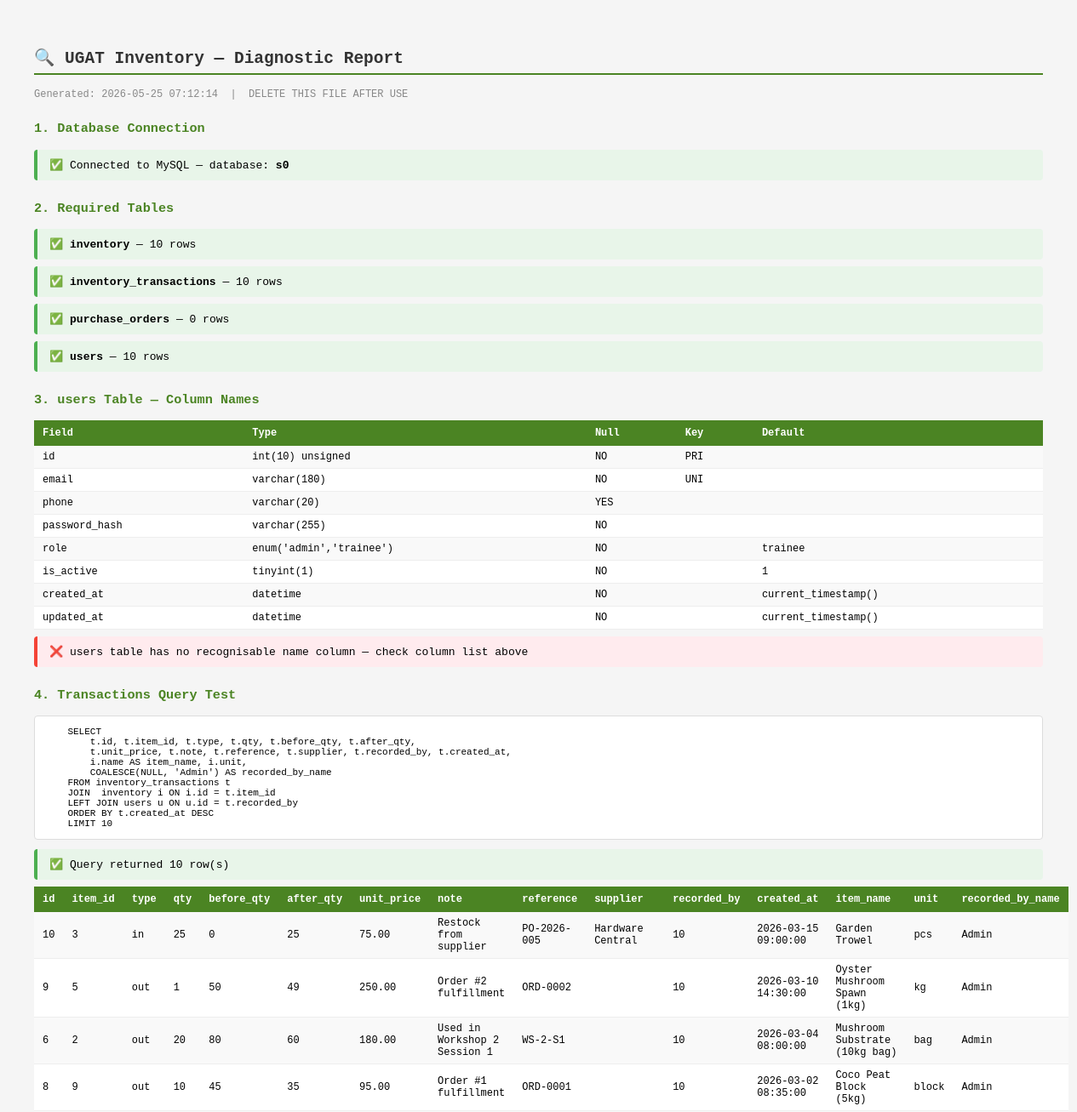
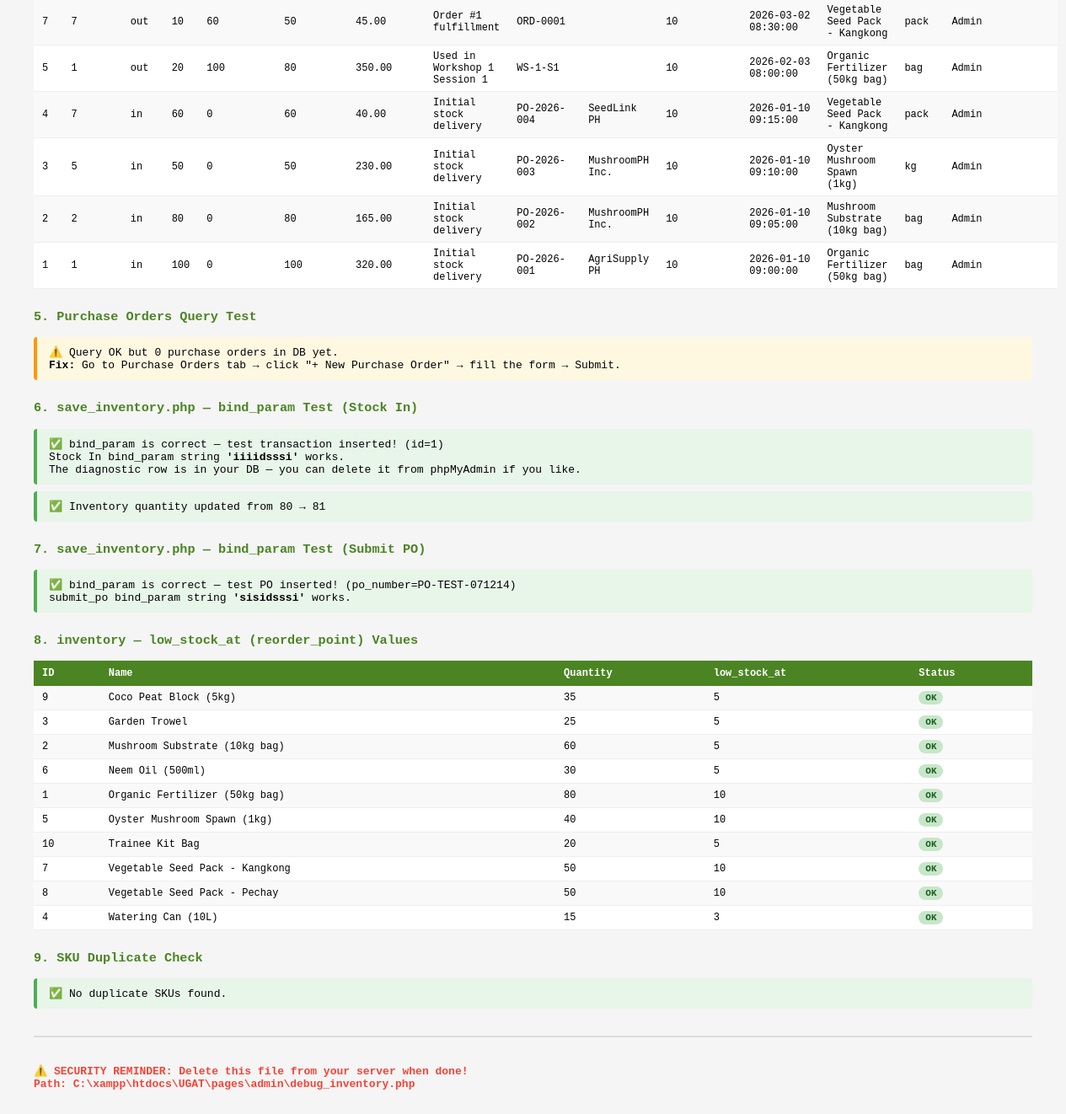
/pages/admin/debug_inventory.php, run on the app's committed database (2 pictures, top to bottom).
### tables this page shows
CREATE TABLE `inventory_transactions` (
  `id` int(10) UNSIGNED NOT NULL,
  `item_id` int(10) UNSIGNED NOT NULL,
  `type` enum('in','out','po','adj') NOT NULL DEFAULT 'in',
  `qty` int(11) NOT NULL DEFAULT 0,
  `before_qty` int(11) NOT NULL DEFAULT 0,
  `after_qty` int(11) NOT NULL DEFAULT 0,
  `unit_price` decimal(10,2) NOT NULL DEFAULT 0.00,
  `note` varchar(255) DEFAULT NULL,
  `reference` varchar(100) DEFAULT NULL,
  `supplier` varchar(120) DEFAULT NULL,
  `recorded_by` int(10) UNSIGNED DEFAULT NULL,
  `created_at` datetime NOT NULL DEFAULT current_timestamp()
);

CREATE TABLE `inventory` (
  `id` int(10) UNSIGNED NOT NULL,
  `name` varchar(150) NOT NULL,
  `sku` varchar(50) DEFAULT NULL,
  `description` varchar(255) DEFAULT NULL,
  `image` varchar(255) DEFAULT NULL,
  `category` varchar(80) DEFAULT NULL,
  `quantity` int(11) NOT NULL DEFAULT 0,
  `max_stock` int(11) NOT NULL DEFAULT 50,
  `supplier` varchar(120) DEFAULT NULL,
  `unit` varchar(30) DEFAULT 'pcs',
  `unit_price` decimal(10,2) NOT NULL DEFAULT 0.00,
  `low_stock_at` int(11) NOT NULL DEFAULT 5,
  `created_at` datetime NOT NULL DEFAULT current_timestamp(),
  `updated_at` datetime NOT NULL DEFAULT current_timestamp() ON UPDATE current_timestamp(),
  `weight_kg` decimal(6,3) NOT NULL DEFAULT 0.000
);

### pages/admin/debug_inventory.php (the view, shortened to what this page needs)
<?php
require_once '../../config/db.php';
?>
<!DOCTYPE html>
<html>
<head>
</head>
<body>
<h2>🔍 UGAT Inventory — Diagnostic Report</h2>
<p style="color:#888;font-size:12px">Generated: <?= date('Y-m-d H:i:s') ?> &nbsp;|&nbsp; DELETE THIS FILE AFTER USE</p>
<?php
echo '<h3>1. Database Connection</h3>';
if ($conn && !$conn->connect_error) {
    echo '<div class="ok">✅ Connected to MySQL — database: <strong>' . $conn->query("SELECT DATABASE()")->fetch_row()[0] . '</strong></div>';
} else {
    echo '<div class="err">❌ Connection failed: ' . $conn->connect_error . '</div>';
    exit;
}
echo '<h3>2. Required Tables</h3>';
$required = ['inventory', 'inventory_transactions', 'purchase_orders', 'users'];
foreach ($required as $tbl) {
    $r = $conn->query("SHOW TABLES LIKE '$tbl'");
    if ($r->num_rows > 0) {
        $count = $conn->query("SELECT COUNT(*) AS n FROM `$tbl`")->fetch_assoc()['n'];
        echo "<div class='ok'>✅ <strong>$tbl</strong> — $count rows</div>";
    } else {
        echo "<div class='err'>❌ <strong>$tbl</strong> — TABLE DOES NOT EXIST</div>";
    }
}
echo '<h3>3. users Table — Column Names</h3>';
$cols = $conn->query("SHOW COLUMNS FROM users");
if ($cols) {
    echo '<table><tr><th>Field</th><th>Type</th><th>Null</th><th>Key</th><th>Default</th></tr>';
    $user_cols = [];
    while ($c = $cols->fetch_assoc()) {
        $user_cols[] = $c['Field'];
        echo "<tr><td>{$c['Field']}</td><td>{$c['Type']}</td><td>{$c['Null']}</td><td>{$c['Key']}</td><td>{$c['Default']}</td></tr>";
    }
    echo '</table>';
    $has_first = in_array('first_name', $user_cols);
    $has_last  = in_array('last_name',  $user_cols);
    $has_name  = in_array('name',       $user_cols);
    $has_uname = in_array('username',   $user_cols);
    if ($has_first && $has_last) {
        echo '<div class="ok">✅ users has first_name + last_name — JOIN will work correctly</div>';
        $name_expr = "CONCAT(u.first_name, ' ', u.last_name)";
    } elseif ($has_name) {
        echo '<div class="warn">⚠️ users has <strong>name</strong> (not first_name/last_name) — need to update get_inventory.php JOIN</div>';
        $name_expr = "u.name";
    } elseif ($has_uname) {
        echo '<div class="warn">⚠️ users has <strong>username</strong> (not first_name/last_name) — need to update get_inventory.php JOIN</div>';
        $name_expr = "u.username";
    } else {
        echo '<div class="err">❌ users table has no recognisable name column — check column list above</div>';
        $name_expr = "NULL";
    }
} else {
    echo '<div class="err">❌ Could not read users table columns: ' . $conn->error . '</div>';
    $name_expr = "NULL";
}
echo '<h3>4. Transactions Query Test</h3>';
$tx_sql = "
    SELECT
        t.id, t.item_id, t.type, t.qty, t.before_qty, t.after_qty,
        t.unit_price, t.note, t.reference, t.supplier, t.recorded_by, t.created_at,
        i.name AS item_name, i.unit,
        COALESCE($name_expr, 'Admin') AS recorded_by_name
    FROM inventory_transactions t
    JOIN  inventory i ON i.id = t.item_id
    LEFT JOIN users u ON u.id = t.recorded_by
    ORDER BY t.created_at DESC
    LIMIT 10";
echo '<pre style="font-size:11px">' . htmlspecialchars($tx_sql) . '</pre>';
$r = $conn->query($tx_sql);
if (!$r) {
    echo '<div class="err">❌ Query FAILED: <strong>' . $conn->error . '</strong></div>';
} else {
    $rows = [];
    while ($row = $r->fetch_assoc()) $rows[] = $row;
    if (count($rows) === 0) {
        echo '<div class="warn">⚠️ Query OK but returned 0 rows — inventory_transactions table is empty.<br>
        This is expected if you haven\'t done a Stock In or Stock Out yet.<br>
        <strong>Fix:</strong> Go to Products tab → click ↑ In on any item → that will create the first transaction.</div>';
    } else {
        echo '<div class="ok">✅ Query returned ' . count($rows) . ' row(s)</div>';
        echo '<table><tr>';
        foreach (array_keys($rows[0]) as $col) echo "<th>$col</th>";
        echo '</tr>';
        foreach ($rows as $row) {
            echo '<tr>';
            foreach ($row as $v) echo '<td>' . htmlspecialchars((string)$v) . '</td>';
            echo '</tr>';
        }
        echo '</table>';
    }
}
echo '<h3>5. Purchase Orders Query Test</h3>';
$po_sql = "
    SELECT po.id, po.po_number, po.item_id, po.supplier, po.qty_ordered,
           COALESCE(po.qty_received, 0) AS qty_received,
           po.unit_price, po.expected_date, po.priority, po.status, po.created_at,
           i.name AS item_name, i.unit
    FROM purchase_orders po
    JOIN inventory i ON i.id = po.item_id
    ORDER BY po.created_at DESC
    LIMIT 10";
$r = $conn->query($po_sql);
if (!$r) {
    echo '<div class="err">❌ PO Query FAILED: <strong>' . $conn->error . '</strong></div>';
} else {
    $rows = [];
    if (count($rows) === 0) {
        echo '<div class="warn">⚠️ Query OK but 0 purchase orders in DB yet.<br>
        <strong>Fix:</strong> Go to Purchase Orders tab → click "+ New Purchase Order" → fill the form → Submit.</div>';
    }
}
echo '<h3>6. save_inventory.php — bind_param Test (Stock In)</h3>';
$first_item = $conn->query("SELECT id, quantity, unit_price FROM inventory LIMIT 1")->fetch_assoc();
if (!$first_item) {
    echo '<div class="err">❌ No items in inventory table to test with.</div>';
} else {
    $item_id   = (int)$first_item['id'];
    $qty       = 1;
    $before    = (int)$first_item['quantity'];
    $after     = $before + $qty;
    $use_price = (float)$first_item['unit_price'];
    $note      = 'DIAGNOSTIC TEST — safe to delete';
    $ref       = 'debug_inventory.php';
    $supplier  = '';
    $user_id   = (int)($_SESSION['user_id'] ?? 1);
    $log = $conn->prepare(
        'INSERT INTO inventory_transactions
            (item_id, type, qty, before_qty, after_qty, unit_price, note, reference, supplier, recorded_by)
         VALUES (?, "in", ?, ?, ?, ?, ?, ?, ?, ?)'
    );
    if (!$log) {
        echo '<div class="err">❌ prepare() failed: ' . $conn->error . '</div>';
    } else {
        $log->bind_param('iiiidsssi', $item_id, $qty, $before, $after, $use_price, $note, $ref, $supplier, $user_id);
        if ($log->execute()) {
            $new_id = $conn->insert_id;
            echo '<div class="ok">✅ bind_param is correct — test transaction inserted! (id=' . $new_id . ')<br>
            Stock In bind_param string <strong>\'iiiidsssi\'</strong> works.<br>
            The diagnostic row is in your DB — you can delete it from phpMyAdmin if you like.</div>';
            echo '<div class="ok">✅ Inventory quantity updated from ' . $before . ' → ' . $after . '</div>';
        } else {
            echo '<div class="err">❌ execute() failed: ' . $log->error . '</div>';
        }
    }
}
echo '<h3>7. save_inventory.php — bind_param Test (Submit PO)</h3>';
$first_item2 = $conn->query("SELECT id FROM inventory LIMIT 1")->fetch_assoc();
if ($first_item2) {
    $po_no    = 'PO-TEST-' . date('His');
    $item_id  = (int)$first_item2['id'];
    $supplier = 'DEBUG Supplier';
    $qty      = 5;
    $price    = 99.99;
    $date     = date('Y-m-d', strtotime('+7 days'));
    $priority = 'normal';
    $note     = 'DIAGNOSTIC TEST — safe to delete';
    $user_id  = (int)($_SESSION['user_id'] ?? 1);
    $stmt = $conn->prepare(
        'INSERT INTO purchase_orders
            (po_number, item_id, supplier, qty_ordered, unit_price, expected_date, priority, note, raised_by)
         VALUES (?, ?, ?, ?, ?, ?, ?, ?, ?)'
    );
    if (!$stmt) {
        echo '<div class="err">❌ prepare() failed: ' . $conn->error . '</div>';
    } else {
        $stmt->bind_param('sisidsssi', $po_no, $item_id, $supplier, $qty, $price, $date, $priority, $note, $user_id);
        if ($stmt->execute()) {
            echo '<div class="ok">✅ bind_param is correct — test PO inserted! (po_number=' . $po_no . ')<br>
            submit_po bind_param string <strong>\'sisidsssi\'</strong> works.</div>';
        } else {
            echo '<div class="err">❌ execute() failed: ' . $stmt->error . '</div>';
        }
    }
}
echo '<h3>8. inventory — low_stock_at (reorder_point) Values</h3>';
$r = $conn->query("SELECT id, name, quantity, low_stock_at FROM inventory ORDER BY name");
echo '<table><tr><th>ID</th><th>Name</th><th>Quantity</th><th>low_stock_at</th><th>Status</th></tr>';
while ($row = $r->fetch_assoc()) {
    $rp  = $row['low_stock_at'];
    $qty = $row['quantity'];
    if ($rp === null || $rp === '') {
        $status = '<span class="badge badge-err">NULL — set a value!</span>';
    } elseif ($qty == 0) {
        $status = '<span class="badge badge-err">Out of stock</span>';
    } elseif ($qty <= $rp) {
        $status = '<span class="badge" style="background:#fff3cd;color:#856404">Low stock</span>';
    } else {
        $status = '<span class="badge badge-ok">OK</span>';
    }
    echo "<tr><td>{$row['id']}</td><td>{$row['name']}</td><td>{$qty}</td><td>" . ($rp ?? '<em>NULL</em>') . "</td><td>$status</td></tr>";
}
echo '</table>';
echo '<h3>9. SKU Duplicate Check</h3>';
$r = $conn->query("SELECT sku, COUNT(*) AS cnt, GROUP_CONCAT(name SEPARATOR ' | ') AS items FROM inventory GROUP BY sku HAVING cnt > 1");
if ($r->num_rows === 0) {
    echo '<div class="ok">✅ No duplicate SKUs found.</div>';
}
?>
<hr style="margin:2rem 0;border:1px solid #ddd">
<p style="color:#f44336;font-weight:bold;font-size:13px">⚠️ SECURITY REMINDER: Delete this file from your server when done!<br>
Path: C:\xampp\htdocs\UGAT\pages\admin\debug_inventory.php</p>
</body>
</html>

### pages/admin/debug_inventory.php (style rules this page uses)
body { font-family: monospace; padding: 2rem; background: #f5f5f5; }
h2 { color: #333; border-bottom: 2px solid #4B8423; padding-bottom: 6px; }
h3 { color: #4B8423; margin-top: 1.5rem; }
.ok { background: #e8f5e9; border-left: 4px solid #4caf50; padding: 10px 14px; margin: 8px 0; border-radius: 4px; }
.err { background: #ffebee; border-left: 4px solid #f44336; padding: 10px 14px; margin: 8px 0; border-radius: 4px; }
.warn { background: #fff8e1; border-left: 4px solid #ff9800; padding: 10px 14px; margin: 8px 0; border-radius: 4px; }
pre { background: #fff; border: 1px solid #ddd; padding: 12px; border-radius: 4px; overflow-x: auto; font-size: 12px; }
table { border-collapse: collapse; width: 100%; background: #fff; margin: 8px 0; }
th { background: #4B8423; color: #fff; padding: 8px 10px; text-align: left; font-size: 12px; }
td { padding: 6px 10px; border-bottom: 1px solid #eee; font-size: 12px; }
tr:nth-child(even) td { background: #f9f9f9; }
.badge { display:inline-block; padding:2px 8px; border-radius:10px; font-size:11px; font-weight:bold; }
.badge-ok { background:#c8e6c9; color:#1b5e20; }

### data on the page
inventory_transactions: v "10", item "3", type "in", v "25", before_qty "0", unit_price "75.00", note "Restock from supplier", reference "PO-2026-005", supplier "Hardware Central", created_at "2026-03-15 09:00:00", item.name "Garden Trowel", item.unit "pcs", v "Admin"
inventory_transactions: id "9", item "5", type "out", qty "1", before_qty "50", after_qty "49", unit_price "250.00", note "Order #2 fulfillment", reference "ORD-0002", recorded_by "10", created_at "2026-03-10 14:30:00", item.name "Oyster Mushroom Spawn (1kg)", item.unit "kg", v "Admin"
inventory_transactions: id "6", item "2", type "out", qty "20", before_qty "80", after_qty "60", unit_price "180.00", note "Used in Workshop 2 Session 1", reference "WS-2-S1", recorded_by "10", created_at "2026-03-04 08:00:00", item.name "Mushroom Substrate (10kg bag)", item.unit "bag", v "Admin"
inventory_transactions: id "8", item "9", type "out", v "10", before_qty "45", after_qty "35", unit_price "95.00", note "Order #1 fulfillment", reference "ORD-0001", created_at "2026-03-02 08:35:00", item.name "Coco Peat Block (5kg)", item.unit "block", v "Admin"
inventory_transactions: v "7", type "out", v "10", before_qty "60", after_qty "50", unit_price "45.00", note "Order #1 fulfillment", reference "ORD-0001", created_at "2026-03-02 08:30:00", item.name "Vegetable Seed Pack - Kangkong", item.unit "pack", v "Admin"
inventory_transactions: id "5", item "1", type "out", qty "20", before_qty "100", after_qty "80", unit_price "350.00", note "Used in Workshop 1 Session 1", reference "WS-1-S1", recorded_by "10", created_at "2026-02-03 08:00:00", item.name "Organic Fertilizer (50kg bag)", item.unit "bag", v "Admin"
inventory_transactions: id "4", item "7", type "in", v "60", before_qty "0", unit_price "40.00", note "Initial stock delivery", reference "PO-2026-004", supplier "SeedLink PH", recorded_by "10", created_at "2026-01-10 09:15:00", item.name "Vegetable Seed Pack - Kangkong", item.unit "pack", v "Admin"
inventory_transactions: id "3", item "5", type "in", v "50", before_qty "0", unit_price "230.00", note "Initial stock delivery", reference "PO-2026-003", supplier "MushroomPH Inc.", recorded_by "10", created_at "2026-01-10 09:10:00", item.name "Oyster Mushroom Spawn (1kg)", item.unit "kg", v "Admin"
inventory_transactions: v "2", type "in", v "80", before_qty "0", unit_price "165.00", note "Initial stock delivery", reference "PO-2026-002", supplier "MushroomPH Inc.", recorded_by "10", created_at "2026-01-10 09:05:00", item.name "Mushroom Substrate (10kg bag)", item.unit "bag", v "Admin"
inventory_transactions: v "1", type "in", v "100", before_qty "0", unit_price "320.00", note "Initial stock delivery", reference "PO-2026-001", supplier "AgriSupply PH", recorded_by "10", created_at "2026-01-10 09:00:00", item.name "Organic Fertilizer (50kg bag)", item.unit "bag", v "Admin"
inventory: quantity "80", quantity "81", id "1", name "Organic Fertilizer (50kg bag)", low_stock_at "10", shows "OK"
inventory: id "9", name "Coco Peat Block (5kg)", quantity "35", low_stock_at "5", shows "OK"
inventory: id "3", name "Garden Trowel", quantity "25", low_stock_at "5", shows "OK"
inventory: id "2", name "Mushroom Substrate (10kg bag)", quantity "60", low_stock_at "5", shows "OK"
inventory: id "6", name "Neem Oil (500ml)", quantity "30", low_stock_at "5", shows "OK"
inventory: id "5", name "Oyster Mushroom Spawn (1kg)", quantity "40", low_stock_at "10", shows "OK"
inventory: id "10", name "Trainee Kit Bag", quantity "20", low_stock_at "5", shows "OK"
inventory: id "7", name "Vegetable Seed Pack - Kangkong", quantity "50", low_stock_at "10", shows "OK"
inventory: id "8", name "Vegetable Seed Pack - Pechay", quantity "50", low_stock_at "10", shows "OK"
inventory: id "4", name "Watering Can (10L)", quantity "15", low_stock_at "3", shows "OK"

### other printed values
$conn->query("SELECT DATABASE()")->fetch_row()[0] "s0"
$tbl "inventory"
$count "10"
$tbl "inventory_transactions"
$tbl "purchase_orders"
$count "0"
$tbl "users"
$c['Field'] "id"
$c['Type'] "int(10) unsigned"
$c['Null'] "NO"
$c['Key'] "PRI"
$c['Field'] "email"
$c['Type'] "varchar(180)"
$c['Key'] "UNI"
$c['Field'] "phone"
